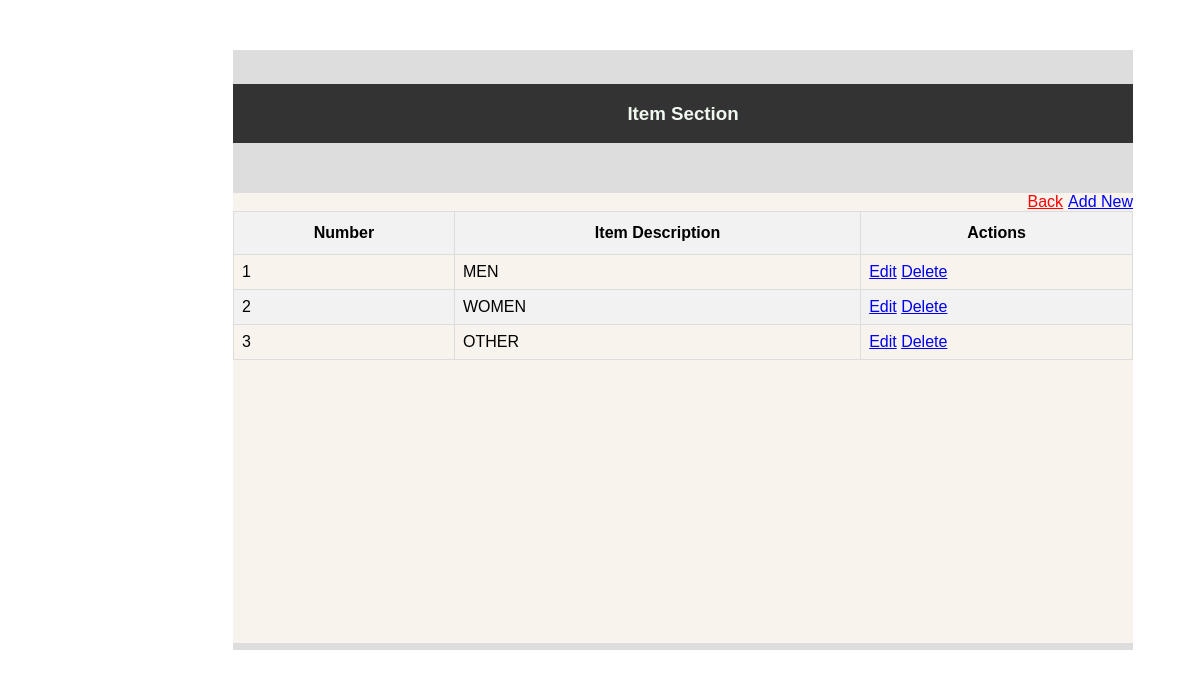
The app's page /addItemSection.php with its own data.
### tables this page shows
CREATE TABLE `tbl_itemsection` (
  `id_section` int(11) NOT NULL,
  `itemSectionDescription` varchar(20) DEFAULT NULL,
  `isActive` int(1) NOT NULL
);

### model.php (called while the page is built, shortened)
<?php
Class Model {
    private $server = "localhost";
    private $username = "root";
    private $password = "kclove26";
    private $db = "orsmsproto";
    public $conn;
    public function __construct(){
        try{
            $this->conn = new mysqli($this->server, $this->username, $this->password,
                $this->db);
        }catch(Exception $e){
            echo "Connection Failed! " . $e->getMessage();
        }
    }
    public function data_fetch($stmt){
        $data = null;
        if($sql = $this->conn->query($stmt)){
            while($row = mysqli_fetch_assoc($sql)){
                $data[] = $row;
            }
        }
        return $data;
    }
}
?>

### addItemSection.php (the view, shortened to what this page needs)
<?php
    include_once('connections/model.php');
    $model = new Model();
?>
<!DOCTYPE html>
<html lang="en">
<head>
    <link rel="stylesheet" href="css/maintenance.css">
</head>
<body>
    <div class="content-view">
        <p>content</p>
        <div class="header-content">
            <h3>Item Section</h3>
        </div>
    <div class="content">
            <a href="itemSectionAdd.php" id="linkAdd">Add New</a>
            <a href="index.php" id="linkBack">Back</a>
            <table>
                <thead>
                    <tr>
                       <th>Number</th>
                       <th>Item Description</th>
                       <th>Actions</th>
                    </tr>
                </thead>
                <tbody>
                    <?php
                        $rows = $model->data_fetch("SELECT * FROM tbl_itemSection WHERE isActive = 0 LIMIT 14");
                        $i = 1;
                        if(!empty($rows)){
                            foreach($rows as $row){
                    ?>
                    <tr>
                        <td><?php echo $i++; ?></td>
                        <td><?php echo $row['itemSectionDescription'] ?></td>
                        <td>
                        <?php echo ('<a href="itemSectionEdit.php?id=' . $row['id_section'] . '">Edit</a>');?>
                        <?php echo ('<a href="itemSectionDelete.php?id=' . $row['id_section'] . '">Delete</a>');?>
                        </td>
                    </tr>
                    <?php
                            }
                        }else {
                            echo "No Section Record Available!";
                        }
                    ?>
                </tbody>
            </table>
        </div>
    </div>
</body>
</html>

### maintenance.css (style rules this page uses)
.content-view { background-color: #ddd; color: rgba(83, 82, 82, 0); font-family: Arial, Helvetica, sans-serif; box-sizing: border-box; height: 600px; width: 900px; margin-left: 225px; margin-top: 50px; }
.header-content { overflow: hidden; background-color: #333; color: #f0f8f0; }
h3 { text-align: center; }
.content { background-color: #f8f4ed; font-family: Arial, Helvetica, sans-serif; margin-top: 50px; height: 450px; color: black; }
table { font-family: 'Trebuchet MS', 'Lucida Sans Unicode', 'Lucida Grande', 'Lucida Sans', Arial, sans-serif; border-collapse: collapse; width: 100%; }
table td, table th { border: 1px solid #ddd; padding: 8px; }
table tr:nth-child(even) { background-color: #f2f2f2; }
table th { padding-top: 12px; padding-bottom: 12px; text-align: center; background-color: #f2f2f2; color: #000000; }
#linkAdd { float: right; color: blue; }
#linkBack { float: right; color:#ff0000; margin-right: 5px; }

### records on screen
tbl_itemsection: itemSectionDescription "MEN"
tbl_itemsection: itemSectionDescription "WOMEN"
tbl_itemsection: itemSectionDescription "OTHER"
